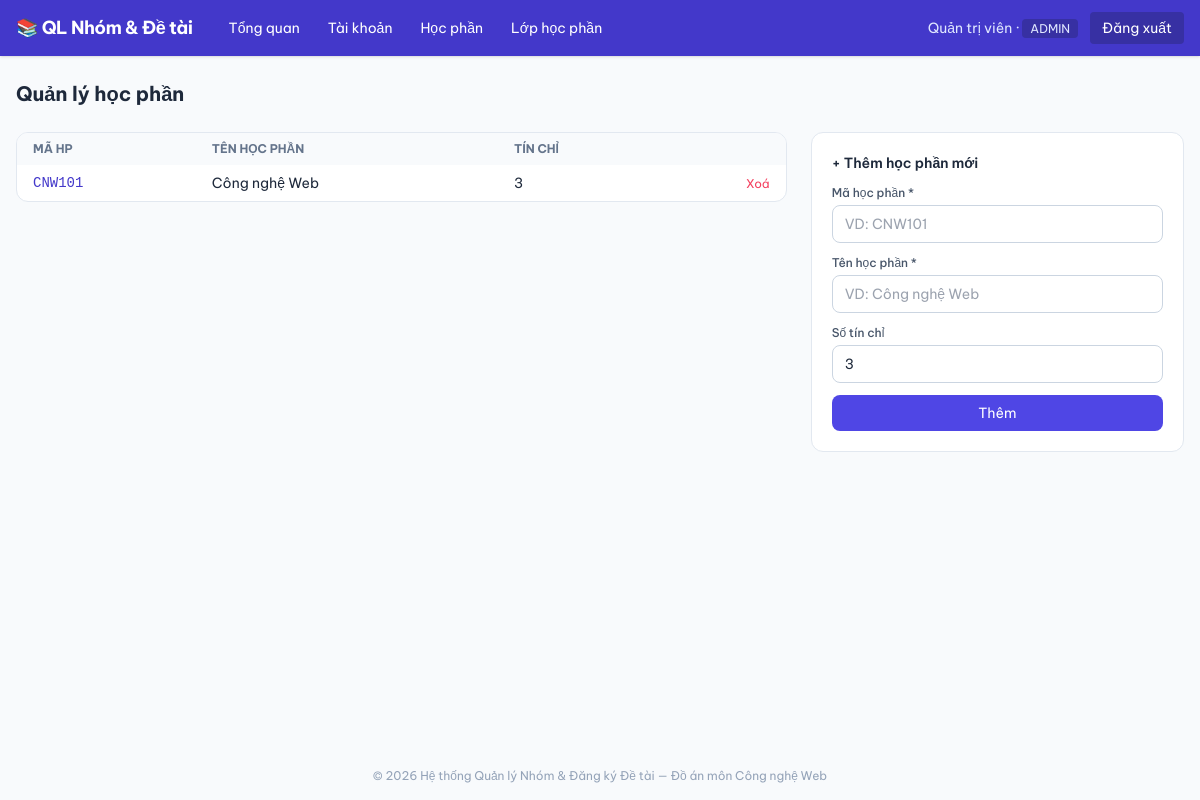
Screenshot of /admin/hocphan.php (signed in) with the database file from the repository.
### tables this page shows
CREATE TABLE hocphan (
    id INT AUTO_INCREMENT PRIMARY KEY,
    ma_hp VARCHAR(20) NOT NULL UNIQUE,
    ten_hp VARCHAR(200) NOT NULL,
    so_tin_chi INT DEFAULT 3
);

### config/database.php (called while the page is built, shortened)
<?php
$DB_HOST = 'localhost';
$DB_NAME = 'qlnhom_detai';
$DB_USER = 'root';
$DB_PASS = '';
try {
    $mysqli = new mysqli($DB_HOST, $DB_USER, $DB_PASS, $DB_NAME);
    $mysqli->set_charset('utf8mb4');
} catch (mysqli_sql_exception $e) {
    die('Lỗi kết nối CSDL: ' . htmlspecialchars($e->getMessage()) .
        '<br>Hãy kiểm tra XAMPP (Apache + MySQL) đã bật, đã import file database/schema.sql, và PHP đang dùng là bản >= 8.1.');
}
function db_stmt(string $sql, array $params = []): mysqli_stmt
{
    global $mysqli;
    $stmt = $mysqli->prepare($sql);
    $stmt->execute($params);
    return $stmt;
}
function db_query(string $sql, array $params = []): array
{
    $stmt = db_stmt($sql, $params);
    $result = $stmt->get_result();
    $rows = $result ? $result->fetch_all(MYSQLI_ASSOC) : [];
    return $rows;
}

### includes/functions.php (called while the page is built, shortened)
<?php
function e(?string $str): string
{
    return htmlspecialchars($str ?? '', ENT_QUOTES, 'UTF-8');
}

### admin/hocphan.php (the view, shortened to what this page needs)
<?php
$list = db_query('SELECT * FROM hocphan ORDER BY ma_hp');
include __DIR__ . '/../includes/header.php';
?>
<div class="flex items-center justify-between mb-6">
  <h1 class="text-xl font-bold text-slate-800">Quản lý học phần</h1>
</div>
<div class="grid md:grid-cols-3 gap-6">
  <div class="md:col-span-2 bg-white border border-slate-200 rounded-xl overflow-hidden h-fit">
    <table class="w-full text-sm">
      <thead class="bg-slate-50 text-slate-500 text-xs uppercase">
        <tr><th class="text-left px-4 py-2">Mã HP</th><th class="text-left px-4 py-2">Tên học phần</th><th class="text-left px-4 py-2">Tín chỉ</th><th class="px-4 py-2"></th></tr>
      </thead>
      <tbody class="divide-y divide-slate-100">
        <?php foreach ($list as $hp): ?>
        <tr class="hover:bg-slate-50">
          <td class="px-4 py-2 font-mono text-brand-700"><?= e($hp['ma_hp']) ?></td>
          <td class="px-4 py-2"><?= e($hp['ten_hp']) ?></td>
          <td class="px-4 py-2"><?= (int)$hp['so_tin_chi'] ?></td>
          <td class="px-4 py-2 text-right">
            <form method="post" onsubmit="return confirm('Xoá học phần này? (sẽ xoá luôn các lớp thuộc học phần)');">
              <button class="text-xs text-rose-500 hover:text-rose-700">Xoá</button>
            </form>
          </td>
        </tr>
        <?php endforeach; ?>
      </tbody>
    </table>
  </div>
  <div class="bg-white border border-slate-200 rounded-xl p-5 h-fit">
    <h2 class="font-semibold text-slate-800 mb-3 text-sm">+ Thêm học phần mới</h2>
    <form method="post" class="space-y-3">
      <div>
        <label class="block text-xs font-medium text-slate-600 mb-1">Mã học phần *</label>
        <input name="ma_hp" required class="w-full border border-slate-300 rounded-lg px-3 py-2 text-sm" placeholder="VD: CNW101">
      </div>
      <div>
        <label class="block text-xs font-medium text-slate-600 mb-1">Tên học phần *</label>
        <input name="ten_hp" required class="w-full border border-slate-300 rounded-lg px-3 py-2 text-sm" placeholder="VD: Công nghệ Web">
      </div>
      <div>
        <label class="block text-xs font-medium text-slate-600 mb-1">Số tín chỉ</label>
        <input name="so_tin_chi" type="number" value="3" min="1" class="w-full border border-slate-300 rounded-lg px-3 py-2 text-sm">
      </div>
      <button class="w-full bg-brand-600 hover:bg-brand-700 text-white text-sm px-4 py-2 rounded-lg">Thêm</button>
    </form>
  </div>
</div>
<?php include __DIR__ . '/../includes/footer.php'; ?>

### includes/header.php (style rules this page uses)
body { font-family:'Be Vietnam Pro',sans-serif; }

### rows the page displays
hocphan: ma_hp "CNW101", ten_hp "Công nghệ Web", so_tin_chi "3"

### other values shown
$user['ho_ten'] "Quản trị viên"
$user['role'] "ADMIN"
SITE_NAME "Hệ thống Quản lý Nhóm & Đăng ký Đề tài"
